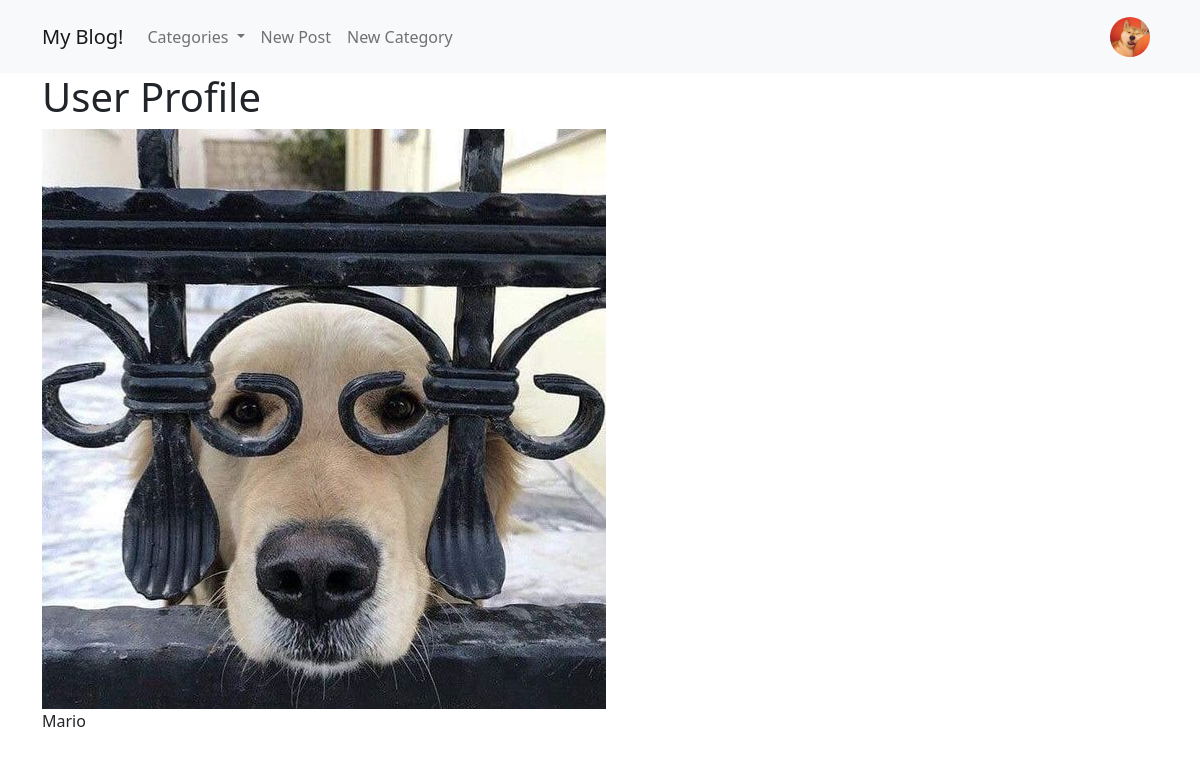
Page /members/2/profile (signed in) on the committed database.
### apps/theblog/models.py (models this page shows, shortened)
class Profile(models.Model):
  user = models.OneToOneField(User, null=True, on_delete=models.CASCADE)
  bio = models.TextField()
  profile_pic = models.ImageField(blank=True, null=True, upload_to='images/profiles/')
  website_url = models.CharField(max_length=255, blank=True, null=True)
  facebook_url = models.CharField(max_length=255, blank=True, null=True)
  twitter_url = models.CharField(max_length=255, blank=True, null=True)
  instagram_url = models.CharField(max_length=255, blank=True, null=True)
  pinterest_url = models.CharField(max_length=255, blank=True, null=True)
  linkedin_url = models.CharField(max_length=255, blank=True, null=True)

### apps/members/views.py (the view, shortened to what this page needs)
# urls.py: path('<int:pk>/profile', views.ShowProfilePageView.as_view(), name='show_profile'),
class ShowProfilePageView(DetailView):
  model = Profile
  template_name = 'registration/user_profile.html'

### apps/members/templates/registration/user_profile.html (shortened to what this page needs)
{% extends 'base.html' %}
{% load static %}
{% block content %}
   <h1>User Profile</h1>
   {% if user_profile.profile_pic %}
      <img src="{{ user_profile.profile_pic.url }}" alt="">
   {% else %}
      <img src="{% static 'img/default_avatar2.png' %}" alt="">
   {% endif %}
   <p>{{user_profile.user.first_name}}</p>
{% endblock %}

### static/templates/partials/_navbar.html (shortened to what this page needs)
{% load static %}
<nav class="navbar navbar-expand-lg bg-light">
  <div class="container">
    <a class="navbar-brand" href="{% url 'home' %}">My Blog!</a>
    <div class="collapse navbar-collapse" id="navbarSupportedContent">
      <ul class="navbar-nav me-auto mb-2 mb-lg-0">
        {% if categories %}
          <li class="nav-item dropdown">
            <a class="nav-link dropdown-toggle" href="#" role="button" data-bs-toggle="dropdown" aria-expanded="false">
              Categories
            </a>
          </li>
        {% endif %}
        {% if user.is_authenticated %}
          <li class="nav-item">
            <a class="nav-link" href="{% url 'new_post' %}">New Post</a>
          </li>
          <li class="nav-item">
            <a class="nav-link" href="{% url 'new_category' %}">New Category</a>
          </li>
        {% endif %}
      </ul>
      <ul class="navbar-nav ml-auto">
        {% if user.is_authenticated %}
          <li class="nav-item dropdown">
            <a class="nav-link dropdown user_icon" href="#" role="button" data-bs-toggle="dropdown" aria-expanded="false">
              {% if user.profile.profile_pic %}
                <img src="{{ user.profile.profile_pic.url }}" alt="" width="auto" height="40" class="d-inline-block align-text-top rounded-circle">
              {% else %}
                <img src="{% static 'img/default_avatar2.png' %}" alt="" width="auto" height="40" class="d-inline-block align-text-top rounded-circle">
              {% endif %}
            </a>
          </li>
        {% endif %}
      </ul>
    </div>
  </div>
</nav>

### rows in the picture
Profile: profile_pic (picture), user.first_name "Mario"
